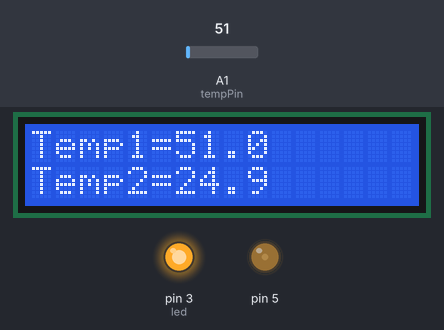
A sketch run on a simulated Arduino Uno, built with avr-gcc and run on an emulated ATmega328P. Shown: 16×2 character LCD, output pins drawn as LEDs (lit = HIGH). The inputs (shaded band) are chosen by the test bench; at power-on: A1 (tempPin) = 51. What the sketch prints to the serial monitor is not drawn.

Above: at 1.2 s.
1.3 s: A1 (tempPin) set to 45
At 3.2 s:
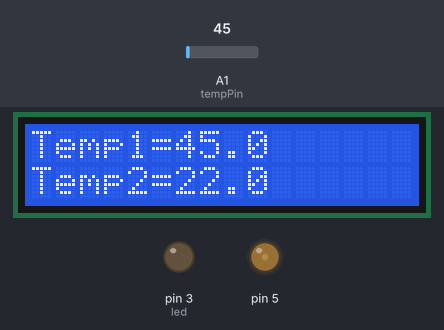
3.5 s: A1 (tempPin) set to 30
At 5.2 s:
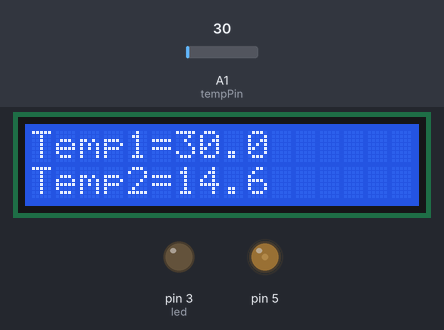
5.5 s: A1 (tempPin) set to 15
At 6.9 s:
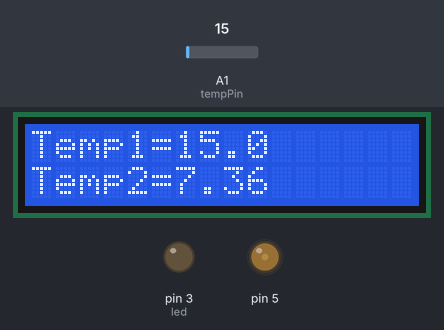
Timing chart, 0 to 8.5 s (numbered marks = the images above; inputs shaded):
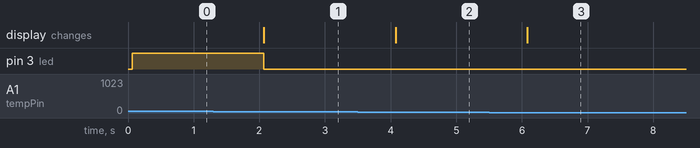

Measured:
- the behaviour switches between 50 and 49 on A1 (tempPin) (found by bisection; images 0 and 1)
- after the input at 1.3 s, pin 3 (led): HIGH → LOW after 0.77 s; the display: changes after 0.77 s (image 1)
- after the input at 3.5 s, the display: changes after 0.58 s (image 2)
- after the input at 5.5 s, the display: changes after 0.58 s (image 3)

The sketch:

temperature_lcd.ino
```cpp
/*
  Temperature Sensor
  Reading temperature with LM35 sensor.

  Coded by: arduinoprojects101.com
*/

// include the library code:
#include <LiquidCrystal.h>

// initialize the library with the numbers of the interface pins
LiquidCrystal lcd(7, 8, 9, 10, 11, 12);

//declare variables
float tempC;
float tempF;
int tempPin = 1;

int ThermistorPin = 0;
int Vo;
float R1 = 10000;
float logR2, R2, T, Tc, Tf;
float c1 = 1.009249522e-03, c2 = 2.378405444e-04, c3 = 2.019202697e-07;
int led = 3;


void setup(){
  // set up the LCD's number of columns and rows:
  lcd.begin(16, 2);
  lcd.print("Temp1=");
  lcd.setCursor(0, 1);
  lcd.print("Temp2=");
  pinMode(5,OUTPUT);
  analogWrite(5,40);
  pinMode(led,OUTPUT);
  Serial.begin(9600);
}

void loop(){
  tempC = analogRead(tempPin);           //read the value from the sensor
  tempF = (5.0 * tempC * 100.0)/1024.0;  //convert the analog data to temperature
//  tempF = ((tempC*9)/5) + 32;            //convert celcius to farenheit

//  Vo = analogRead(ThermistorPin);
//  R2 = R1 * (1023.0 / (float)Vo - 1.0);
//  logR2 = log(R2);
//  T = (1.0 / (c1 + c2*logR2 + c3*logR2*logR2*logR2));
//  tempC = T - 273.15;
//  tempF = (tempC * 9.0)/ 5.0 + 32.0;


if (tempC >= 50.0){
  digitalWrite(led, HIGH);
}
else{
  digitalWrite(led, LOW);
}

  // print result to lcd display
  lcd.setCursor(6, 0);
  lcd.print(tempC,1);
//  lcd.print("'C");

  lcd.setCursor(6, 1);
  lcd.print(tempF,1);
//  lcd.print("'F");

  Serial.println(tempC);

  // sleep...
  delay(1000);
}
```
